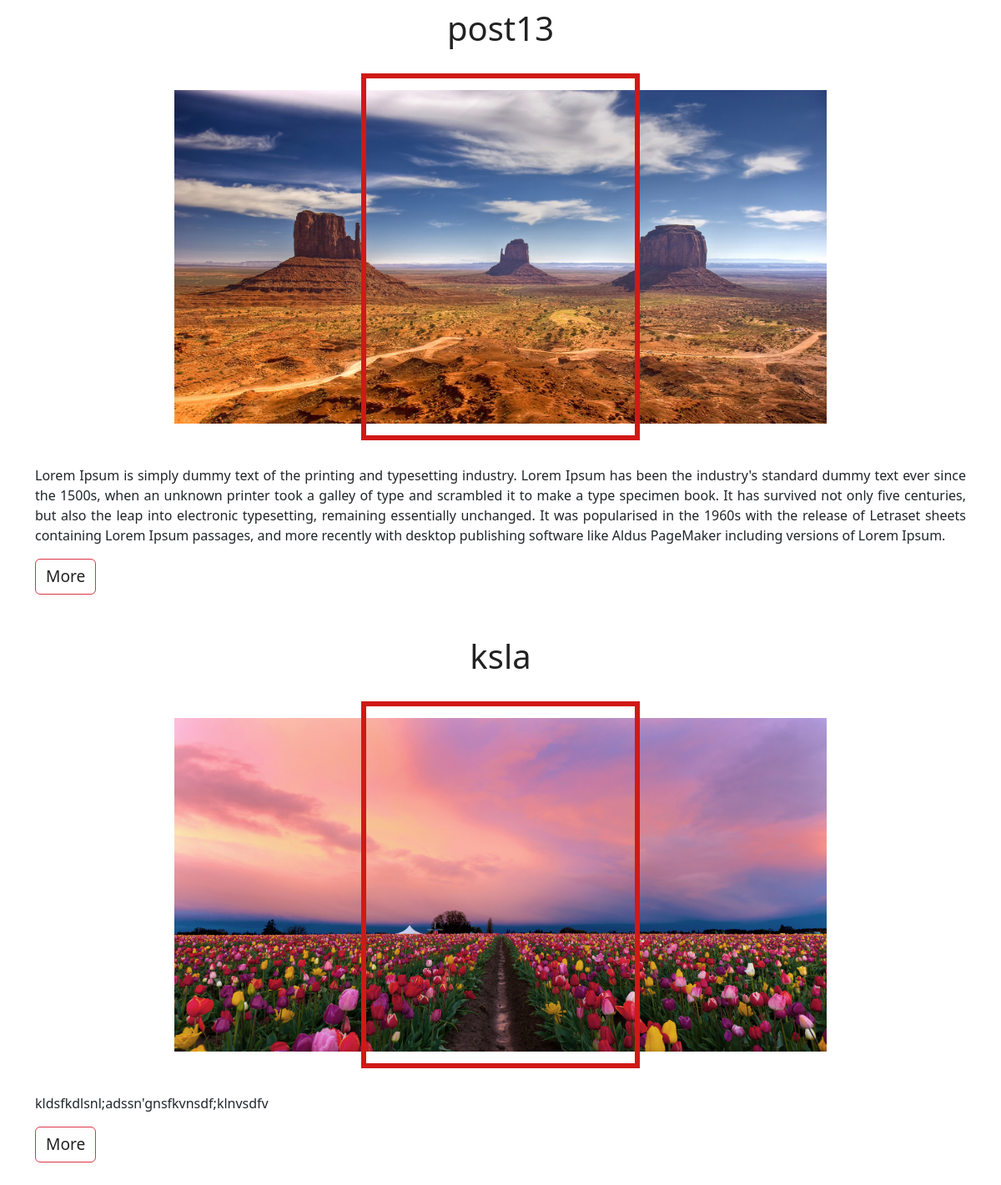
Page /blog/ (lower part) on the earlier database version.
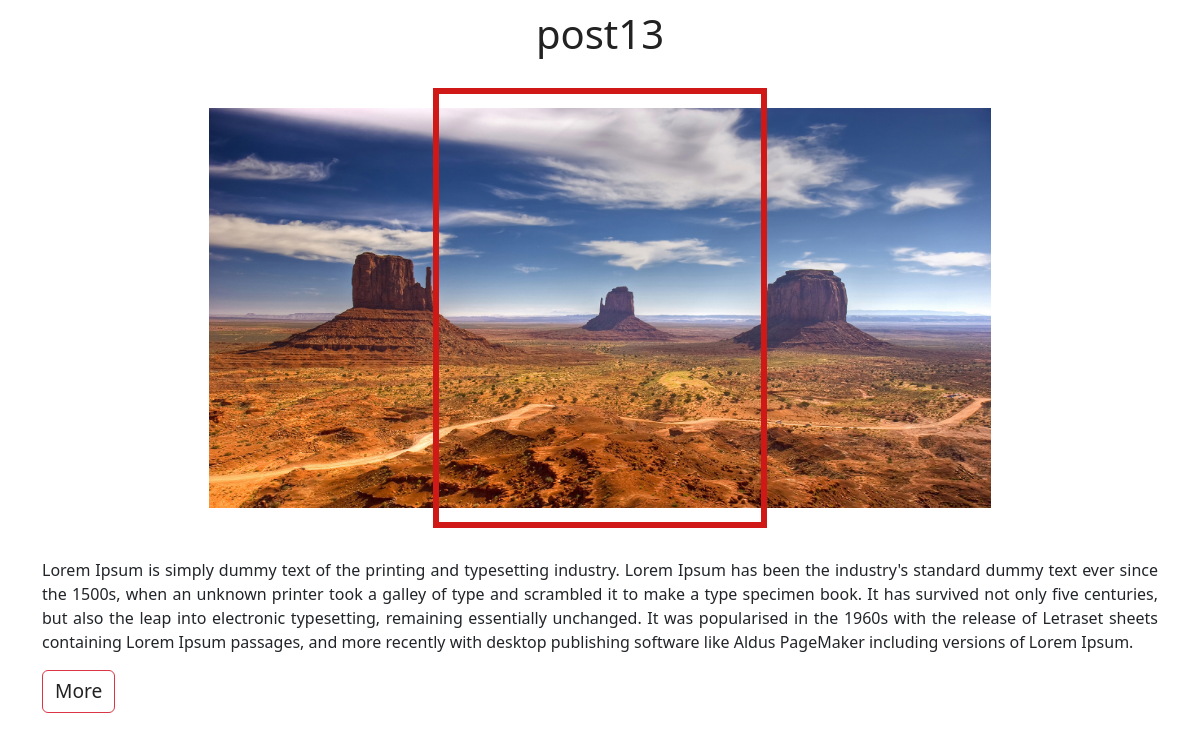
Same page on the later database version.
### blog/models.py (models this page shows, shortened)
class Post(models.Model):
    title = models.CharField(max_length=100)
    description = models.TextField(null=True)
    image = models.ImageField(upload_to="")
    created_date = models.DateTimeField(auto_now_add=True)
    updated_date = models.DateTimeField(auto_now=True)

### blog/views.py (the view)
# urls.py: path("blog/", views.BlogView.as_view(), name="blog"),
class BlogView(generic.ListView):
    template_name = 'post_list.html'
    queryset = models.Post.objects.all()
    def get_queryset(self):
        return models.Post.objects.all()

### templates/post_list.html (shortened to what this page needs)
{% load static %}
<!DOCTYPE html>
<html lang="en">
<head>
    <link rel="stylesheet" href="{% static 'css/style1.css' %}">
    <link href="https://cdn.jsdelivr.net/npm/bootstrap@5.3.0-alpha1/dist/css/bootstrap.min.css" rel="stylesheet">
</head>
<body>
     {% for i in object_list %}
<div class="container">
    <div class="post">
        <div class="post-header">
            <h1>{{i.title}}</h1>
        </div>
        <div class="post-image">
            <img src="{{i.image.url}}" width="400" height="400">
        </div>
        <div class="post-content">
            <p>
                {{i.description}}
            </p>
            <button type="button" class="btn btn-outline-danger"><a href="/blog/{{i.id}}" class="a">More</a></button>
        </div>
    </div>
</div>
 {% endfor %}
</body>
</html>

Differences in the rows shown:
removed Post: title "ksla", image (picture), description "kldsfkdlsnl;adssn'gnsfkvnsdf;klnvsdfv"
